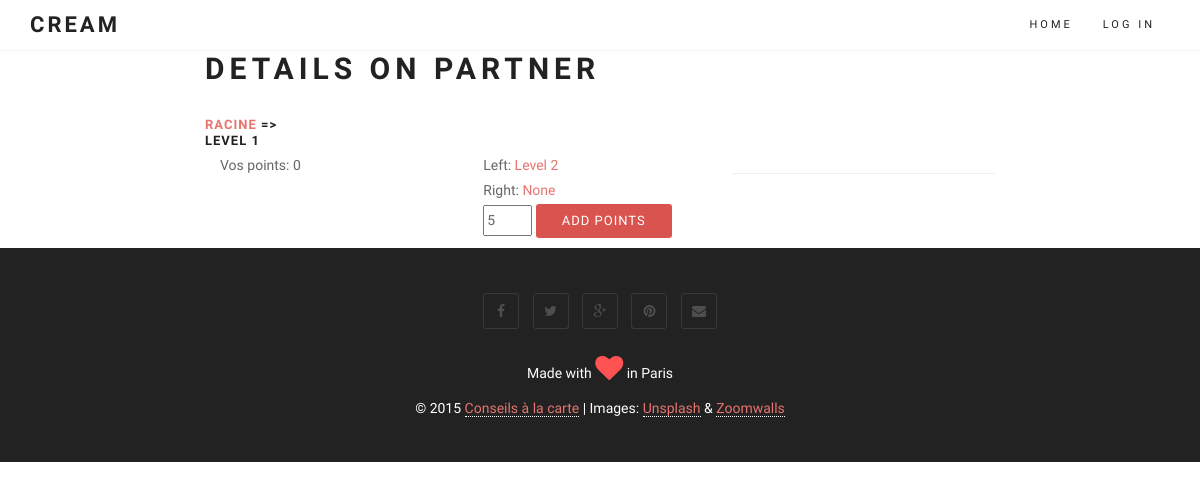
Before: /partner/2/detail/ with the older database file.
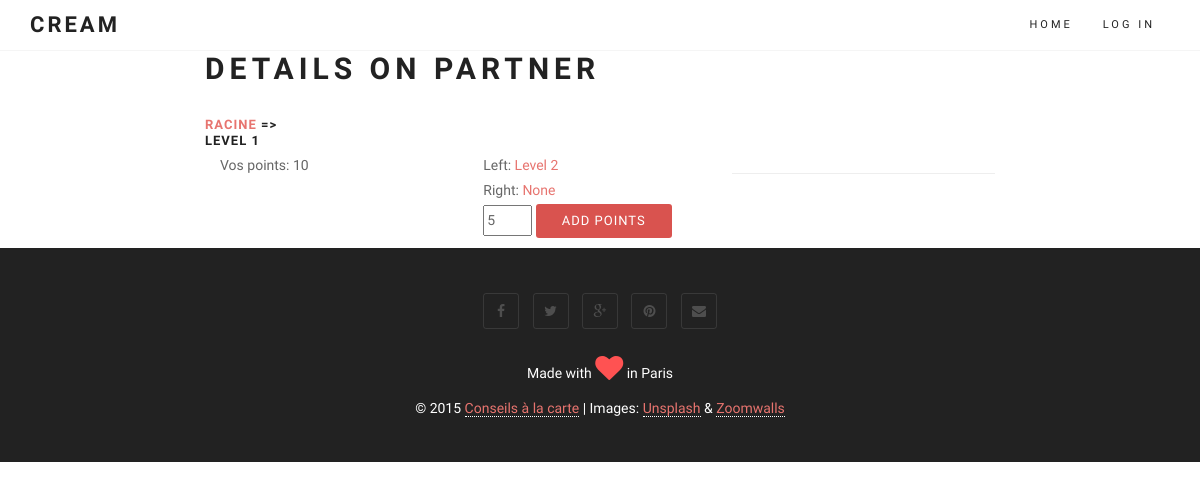
After: the same page with the newer database file.
### core/models.py (models this page shows)
class Partner(models.Model):
	up = models.ForeignKey('self',related_name='up_level', null=True, blank=True) # could we make it multiple values
	left = models.ForeignKey('self',related_name='left_level', null=True, blank=True)
	right = models.ForeignKey('self',related_name='right_level', null=True, blank=True)
	value = models.CharField(max_length=100, null=True, blank=True)
	points = models.IntegerField(null=True, blank=True)
 	created_at = models.DateTimeField(auto_now_add=True)
 	def __unicode__(self):
 		return self.value #+ ' - ' + str(self.bus_c) + ' - ' + str(self.fullname)
 	def get_absolute_url(self):
 		return reverse (viewname="partner_detail", args=[self.id])

### core/views.py (the view)
# urls.py: url(r'partner/(?P<pk>\d+)/detail/$', coreviews.PartnerDetailView.as_view(), name = 'partner_detail'),
class PartnerDetailView(DetailView):
	model = coremodels.Partner
	template_name = "partner/detail.html"
	context_object_name = 'partner'

### templates/partner/detail.html (shortened to what this page needs)
{% extends "base/theme.html" %}
{% load bootstrap_pagination %}
{% block content %}
<div class="row main-content">
	<div class="col-md-2"></div>
	<div class="col-md-8">
	<h2>Details on Partner</h2>
		<div class="row">
	 		<div class="col-md-2">
			<h3><a href="{{ partner.up.get_absolute_url }}">{{ partner.up }}</a> => {{ partner.value }}</h3>
			</div>
		</div>
	 		<div class="col-md-4">
	 			Vos points: {{ partner.points }}
	 		</div>
	 		<div class="col-md-4">
			Left: <a href="{{ partner.left.get_absolute_url }}">{{ partner.left }}</a><br>
			Right: <a href="{{ partner.right.get_absolute_url }}">{{ partner.right }}</a>
				<form action="#" method="get">
					<input type="text" value="5" name="points" size="1"/>
				<button type="button" class="btn btn-danger" onclick="add_points({{ partner.id }});"> Add Points </button></p>
				</form>
			</div>
			<hr></div>
	</div>
	<div class="col-md-2"></div>
{% endblock %}

Changed rows visible on the page:
changed Partner "None": points "0" → "10"
